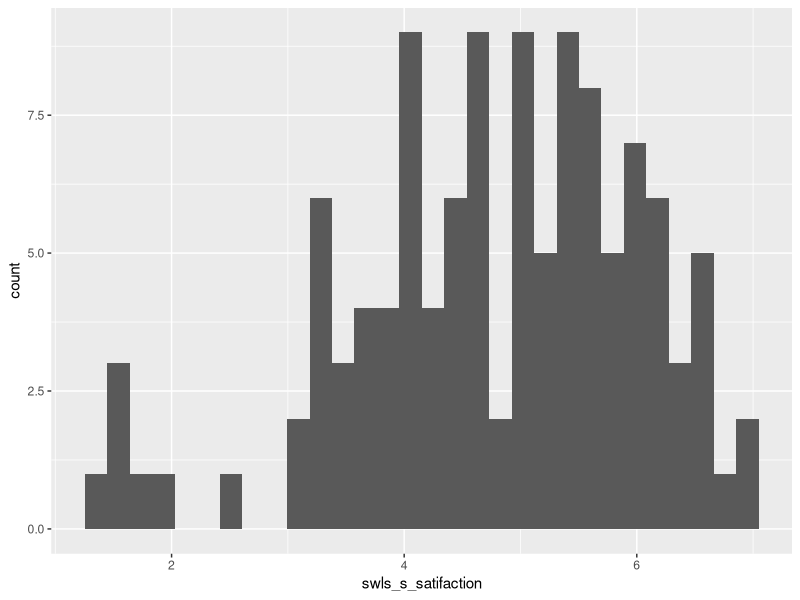
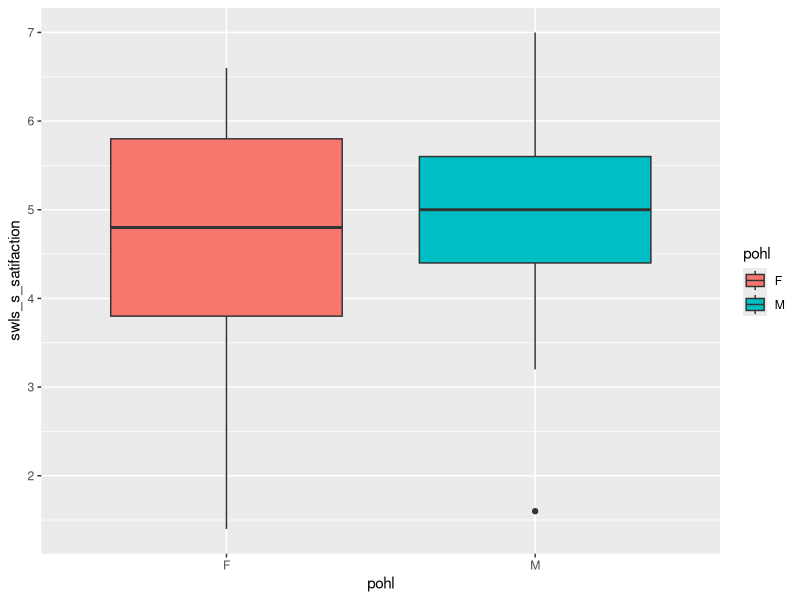

Source code (R) for these figures, in order:
library(ggplot2)
df_data <- read.table("data/midlife-data-paper.csv", sep=",", header = TRUE)
str(df_data)
summary(df_data)

ggplot(df_data, aes(swls_s_satifaction)) +
  geom_histogram()

ggplot(df_data, aes(pohl, swls_s_satifaction, fill = pohl)) +
  geom_boxplot()
